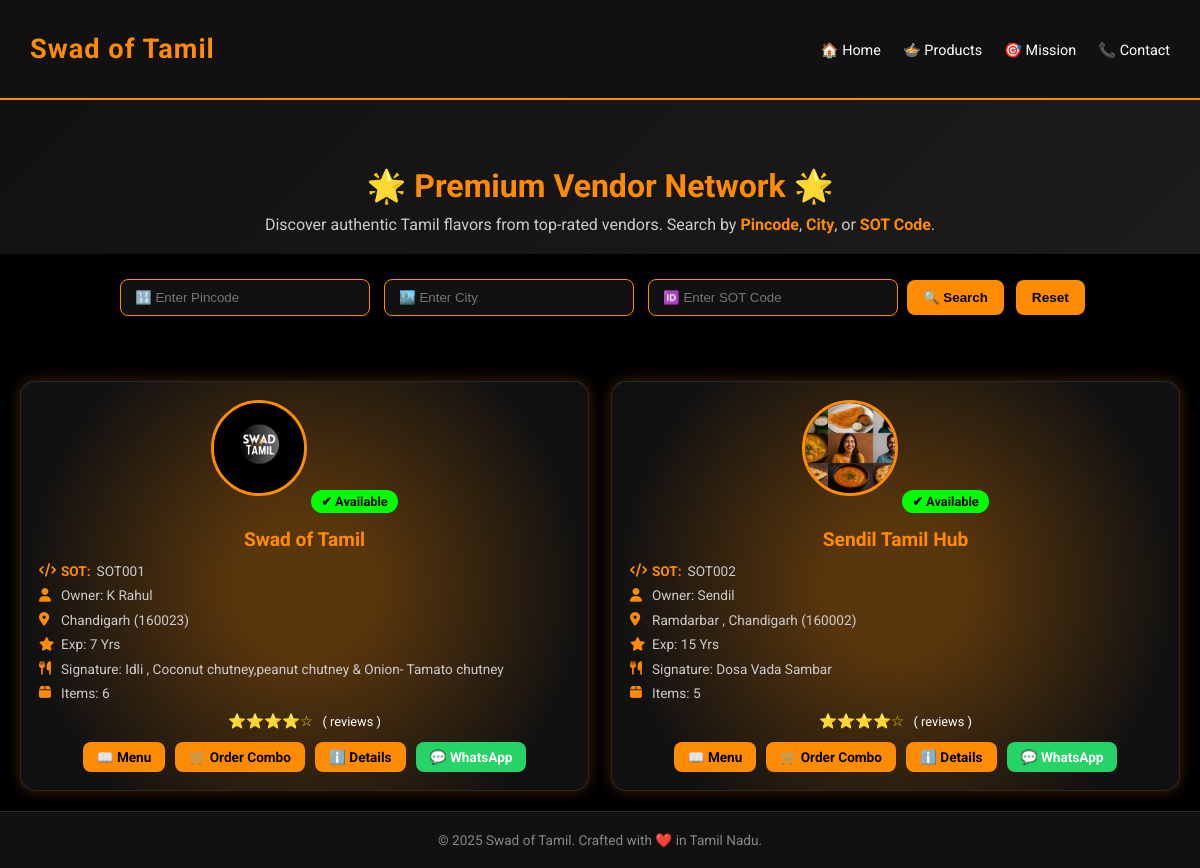
The app's page /search_vendor/, older data.
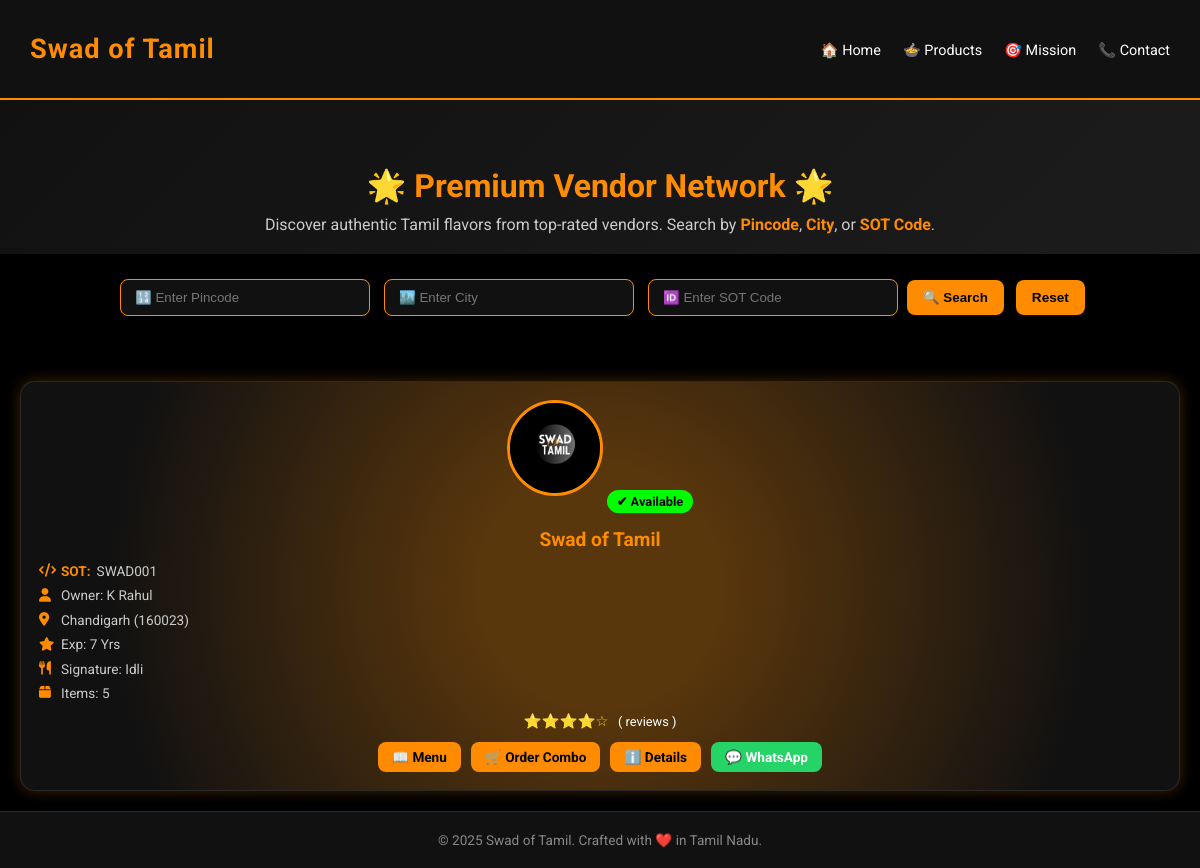
The same page, newer data.
### vendors/models.py (models this page shows, shortened)
class Vendor(models.Model):
    name = models.CharField(max_length=255)
    city = models.CharField(max_length=100, blank=True, null=True)
    pincode = models.CharField(max_length=10, blank=True, null=True)
    experience = models.PositiveIntegerField(default=0)
    signature_dish = models.TextField(blank=True, null=True)
    image = models.ImageField(upload_to="vendors/images/", blank=True, null=True)
    view_count = models.PositiveIntegerField(default=0)
    menu_card = models.FileField(upload_to="vendors/menus/", blank=True, null=True)
    owner_name = models.CharField(max_length=255, blank=True, null=True)
    available = models.BooleanField(default=True, help_text="Vendor is currently online/live")
    is_active = models.BooleanField(default=True, help_text="If false, vendor is disabled from system")
    items_count = models.PositiveIntegerField(default=0)
    vendor_code = models.CharField(max_length=20, unique=True, blank=True, null=True)
    slug = models.SlugField(unique=True, blank=True, null=True)
    created_at = models.DateTimeField(auto_now_add=True)
    updated_at = models.DateTimeField(auto_now=True)
    @property
    def code(self):
        return self.vendor_code or ""

### core/views.py (the view)
# urls.py: path("search_vendor/", views.search_vendor, name="search_vendor"),
def search_vendor(request):
    query = request.GET.get("query", "").strip()
    vendors = Vendor.objects.filter(
        Q(pincode__icontains=query) |
        Q(city__icontains=query) |
        Q(name__icontains=query) |
        Q(vendor_code__icontains=query),
        is_active=True
    )
    return render(request, "vendors/home.html", {
        "vendors": vendors,  # ✅ match template
        "query": query,
    })

### vendors/templates/vendors/home.html (shortened to what this page needs)
{% load static %}
{% if not is_ajax %}
<!DOCTYPE html>
<html lang="en">
<head>
</head>
<body>
  <header>
    <h1>Swad of Tamil</h1>
    <nav>
      <a href="{% url 'core:home' %}">🏠 Home</a>
      <a href="{% url 'core:products' %}">🍲 Products</a>
      <a href="{% url 'core:mission' %}">🎯 Mission</a>
      <a href="{% url 'core:contact' %}">📞 Contact</a>
    </nav>
  </header>
  <section class="hero">
    <h2>🌟 Premium Vendor Network 🌟</h2>
    <p>Discover authentic Tamil flavors from top-rated vendors. Search by <b style="color:darkorange;">Pincode</b>, <b style="color:darkorange;">City</b>, or <b style="color:darkorange;">SOT Code</b>.</p>
  </section>
  <div class="search-bar">
    <form id="searchForm">
      <input type="text" name="pincode" placeholder="🔢 Enter Pincode" value="{{ request.GET.pincode|default:'' }}">
      <input type="text" name="city" placeholder="🏙️ Enter City" value="{{ request.GET.city|default:'' }}">
      <input type="text" name="sot" placeholder="🆔 Enter SOT Code" value="{{ request.GET.sot|default:'' }}">
      <button type="submit">🔍 Search</button>
      <button type="button" id="resetBtn" style="margin-left:8px;" class="btn">Reset</button>
    </form>
  </div>
{% endif %}
<section class="vendors" id="vendorsContainer">
  {% for vendor in vendors %}
    <div class="vendor-card">
      {% if vendor.image %}
        <img src="{{ vendor.image.url }}" alt="{{ vendor.name }}">
      {% else %}
        <img src="{% static 'images/default_vendor.jpg' %}" alt="Vendor">
      {% endif %}
      <span class="status {% if vendor.available %}available{% else %}unavailable{% endif %}">
        {% if vendor.available %}✔ Available{% else %}❌ Unavailable{% endif %}
      </span>
      <h3>{{ vendor.name }}</h3>
      <div class="vendor-info">
        <p><i class="fas fa-code"></i> <b style="color:darkorange;">SOT:</b> {{ vendor.code }}</p>
        <p><i class="fas fa-user"></i> Owner: {{ vendor.owner_name }}</p>
        <p><i class="fas fa-map-marker-alt"></i> {{ vendor.city }} {% if vendor.pincode %} ({{ vendor.pincode }}){% endif %}</p>
        <p><i class="fas fa-star"></i> Exp: {{ vendor.experience }} Yrs</p>
        <p><i class="fas fa-utensils"></i> Signature: {{ vendor.signature_dish }}</p>
        <p><i class="fas fa-box"></i> Items: {{ vendor.items_count }}</p>
      </div>
      <div class="rating">
        ⭐⭐⭐⭐☆ <span>( {{ vendor.reviews_count }} reviews )</span>
      </div>
      <div class="actions">
        {% if vendor.menu_card %}
          <a href="{{ vendor.menu_card.url }}" class="btn" target="_blank">📖 Menu</a>
        {% endif %}
        <a href="{% url 'vendors:combo_builder' vendor.vendor_code %}" class="btn">🛒 Order Combo</a>
        <a href="{% url 'vendors:vendor_detail' vendor.code %}" class="btn">ℹ️ Details</a>
        <a href="https://wa.me/{{ vendor.whatsapp_number|default:'919999999999' }}?text=Hi%20{{ vendor.name }}%2C%20I%20want%20to%20order%20from%20Swad%20of%20Tamil!" target="_blank" class="btn btn-whatsapp">💬 WhatsApp</a>
      </div>
    </div>
  {% empty %}
    <p style="text-align:center; color:#aaa;">No vendors found. Try different search.</p>
  {% endfor %}
</section>
{% if not is_ajax %}
  <footer>
    © 2025 Swad of Tamil. Crafted with ❤️ in Tamil Nadu.
  </footer>
</body>
</html>
{% endif %}

### vendors/templates/vendors/home.html (style rules this page uses)
body { font-family: 'Roboto', sans-serif; margin: 0; background: #000; color: #fff; }
header { background: #111; padding: 15px 30px; display: flex; justify-content: space-between; align-items: center; border-bottom: 2px solid darkorange; position: sticky; top: 0; z-index: 1000; }
header h1 { color: darkorange; font-size: 1.7rem; font-weight: 700; letter-spacing: 1px; }
nav a { margin-left: 18px; color: #fff; text-decoration: none; font-size: 0.9rem; transition: color 0.3s; }
.hero { text-align: center; padding: 40px 20px 20px; background: linear-gradient(135deg, #111, #1c1c1c); animation: fadeIn 1.2s ease-in-out; }
.hero h2 { color: darkorange; font-size: 2rem; margin-bottom: 10px; }
.hero p { color: #ccc; max-width: 700px; margin: 0 auto; font-size: 1rem; }
.search-bar { text-align: center; margin: 20px auto 40px; }
.search-bar input { padding: 10px 14px; border: 1px solid darkorange; border-radius: 8px; background: #111; color: #fff; margin: 5px; width: 220px; transition: box-shadow 0.3s; }
.search-bar button { padding: 10px 16px; background: darkorange; border: none; border-radius: 8px; font-weight: bold; cursor: pointer; transition: 0.3s; }
.vendors { padding: 20px; display: grid; grid-template-columns: repeat(auto-fit, minmax(260px, 1fr)); gap: 22px; animation: fadeUp 1s ease-in-out; }
.vendor-card { background: #111; border-radius: 15px; padding: 18px; text-align: center; border: 1px solid rgba(255,255,255,0.1); box-shadow: 0 0 14px rgba(255,140,0,0.25); transition: transform 0.4s, box-shadow 0.4s; position: relative; overflow: hidden; }
.vendor-card::before { content: ''; position: absolute; top: -50%; left: -50%; width: 200%; height: 200%; background: radial-gradient(circle, rgba(255,140,0,0.3) 10%, transparent 40%); animation: sparkle 6s infinite linear; }
.vendor-card img { width: 90px; height: 90px; border-radius: 50%; border: 3px solid darkorange; object-fit: cover; margin-bottom: 10px; position: relative; z-index: 2; }
.vendor-card h3 { color: darkorange; font-size: 1.2rem; margin: 5px 0; font-weight: 700; }
.status { font-size: 0.8rem; font-weight: bold; padding: 4px 10px; border-radius: 12px; display: inline-block; margin-bottom: 10px; z-index: 2; position: relative; }
.available { background: #0f0; color: #000; }
.vendor-info { text-align: left; font-size: 0.85rem; color: #ccc; margin-top: 10px; line-height: 1.5; z-index: 2; position: relative; }
.vendor-info p { margin: 4px 0; display:flex; align-items:center; gap:6px; }
.vendor-info i { color: darkorange; width: 16px; }
.rating { margin: 10px 0; font-size: 0.9rem; color: gold; z-index: 2; position: relative; }
.rating span { color: #fff; margin-left: 6px; font-size: 0.8rem; }
.actions { margin-top: 12px; display:flex; justify-content:center; gap:10px; flex-wrap:wrap; z-index:2; position:relative; }
.btn { background: darkorange; color: #000; border: none; padding: 7px 14px; border-radius: 8px; font-size: 0.85rem; font-weight: bold; cursor: pointer; transition: background 0.3s; text-decoration: none; }
.btn-whatsapp { background: #25D366; color: #fff; }
footer { text-align:center; padding:20px; background:#111; font-size:0.85rem; color:#888; border-top:1px solid rgba(255,255,255,0.1); }

Row changes from the older to the newer data that the page shows:
removed Vendor: image (picture), available "✔ Available", name "Sendil Tamil Hub", code "SOT002", owner_name "Sendil", city "Ramdarbar , Chandigarh", pincode "160002", experience "15", signature_dish "Dosa Vada Sambar", items_count "5"
changed Vendor "Swad of Tamil": code "SOT001" → "SWAD001"; signature_dish "Idli , Coconut chutney,peanut chutney & Onion- Tamato chutney" → "Idli"; items_count "6" → "5"
